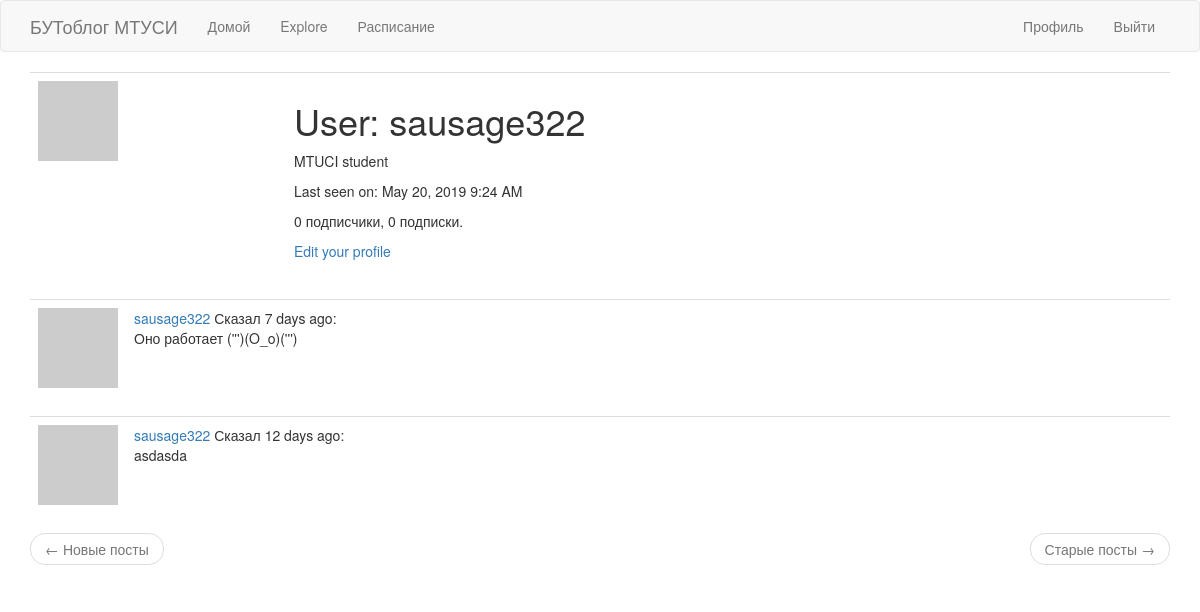
The app's page /user/sausage322 (signed in), older data.
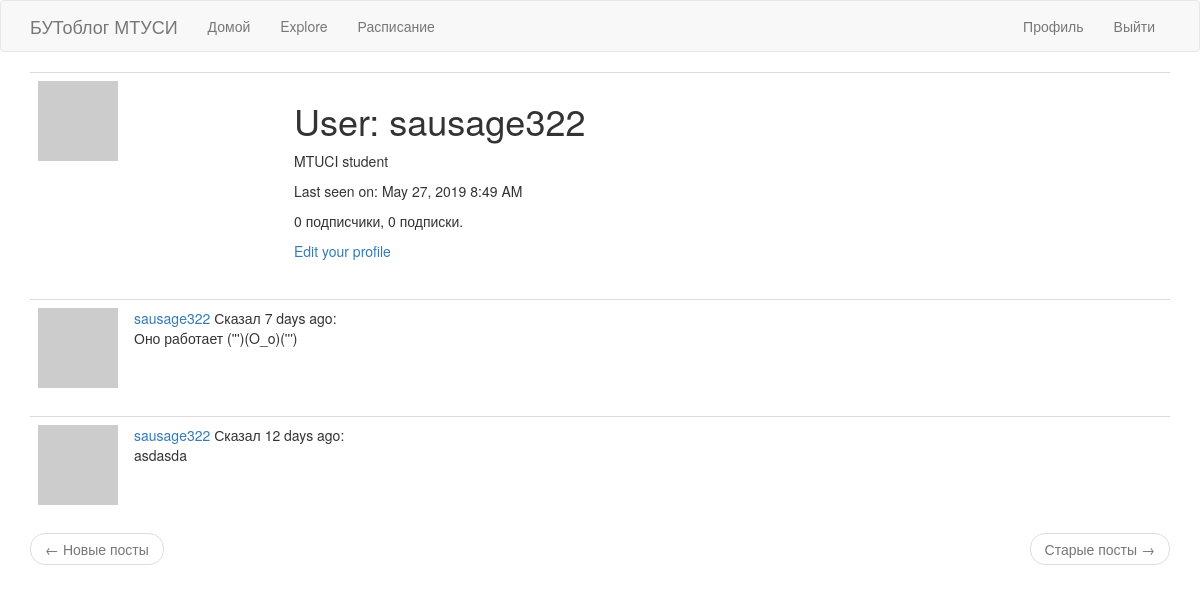
The same page, newer data.
### app/models.py (models this page shows, shortened)
class User(UserMixin, db.Model):
    id = db.Column(db.Integer, primary_key=True)
    username = db.Column(db.String(64), index=True, unique=True)
    email = db.Column(db.String(120), index=True, unique=True)
    password_hash = db.Column(db.String(128))
    posts = db.relationship('Post', backref='author', lazy='dynamic')
    about_me = db.Column(db.String(140))
    last_seen = db.Column(db.DateTime, default=datetime.utcnow)
    followed = db.relationship(
        'User', secondary=followers,
        primaryjoin=(followers.c.follower_id == id),
        secondaryjoin=(followers.c.followed_id == id),
        backref=db.backref('followers', lazy='dynamic'), lazy='dynamic')
    def avatar(self, size):
        digest = md5(self.email.lower().encode('utf-8')).hexdigest()
        return 'https://www.gravatar.com/avatar/{}?d=identicon&s={}'.format(
            digest, size)

class Post(db.Model):
    id = db.Column(db.Integer, primary_key=True)
    body = db.Column(db.String(140))
    timestamp = db.Column(db.DateTime, index=True, default=datetime.utcnow)
    user_id = db.Column(db.Integer, db.ForeignKey('user.id'))

### app/routes.py (the view)
@app.route('/user/<username>')
@login_required
def user(username):
    user = User.query.filter_by(username=username).first_or_404()
    page = request.args.get('page', 1, type=int)
    posts = user.posts.order_by(Post.timestamp.desc()).paginate(
        page, app.config['POSTS_PER_PAGE'], False)
    next_url = url_for('user', username=user.username, page=posts.next_num) \
        if posts.has_next else None
    prev_url = url_for('user', username=user.username, page=posts.prev_num) \
        if posts.has_prev else None
    return render_template('user.html', user=user, posts=posts.items,
                           next_url=next_url, prev_url=prev_url)

### app/models.py (called while the page is built)
@login.user_loader
def load_user(id):
    return User.query.get(int(id))

### app/routes.py (called while the page is built)
@app.before_request
def before_request():
    if current_user.is_authenticated:
        current_user.last_seen = datetime.utcnow()
        db.session.commit()

### app/templates/user.html
{% extends "base.html" %}
{% block app_content %}
    <table class="table table-hover">
        <tr>
            <td width="256px"><img src="{{ user.avatar(256) }}"></td>
            <td>
                <h1>User: {{ user.username }}</h1>
                {% if user.about_me %}<p>{{ user.about_me }}</p>{% endif %}
                {% if user.last_seen %}
                <p>Last seen on: {{ moment(user.last_seen).format('LLL') }}</p>
                {% endif %}
                <p>{{ user.followers.count() }} подписчики, {{ user.followed.count() }} подписки.</p>
                {% if user == current_user %}
                <p><a href="{{ url_for('edit_profile') }}">Edit your profile</a></p>
                {% elif not current_user.is_following(user) %}
                <p><a href="{{ url_for('follow', username=user.username) }}">Подписаться</a></p>
                {% else %}
                <p><a href="{{ url_for('unfollow', username=user.username) }}">Отписаться</a></p>
                {% endif %}
            </td>
        </tr>
    </table>
    {% for post in posts %}
        {% include '_post.html' %}
    {% endfor %}
    <nav aria-label="...">
        <ul class="pager">
            <li class="previous{% if not prev_url %} disabled{% endif %}">
                <a href="{{ prev_url or '#' }}">
                    <span aria-hidden="true">&larr;</span> Новые посты
                </a>
            </li>
            <li class="next{% if not next_url %} disabled{% endif %}">
                <a href="{{next_url or '#' }}">
                    Старые посты <span aria-hidden="true">&rarr;</span>
                </a>
            </li>
        </ul>
    </nav>
{% endblock %}

### app/templates/base.html (shortened to what this page needs)
{% extends 'bootstrap/base.html' %}
{% block navbar %}
    <nav class="navbar navbar-default">
        <div class="container">
            <div class="navbar-header">
                <a class="navbar-brand" href="{{ url_for('index') }}">БУТоблог МТУСИ</a>
            </div>
            <div class="collapse navbar-collapse" id="bs-example-navbar-collapse-1">
                <ul class="nav navbar-nav">
                    <li><a href="{{ url_for('index') }}">Домой</a></li>
                    <li><a href="{{ url_for('explore') }}">Explore</a></li>
                    <li><a href="{{ url_for('timetable') }}">Расписание</a></li>
                </ul>
                <ul class="nav navbar-nav navbar-right">
                    {% if current_user.is_anonymous %}
                    <li><a href="{{ url_for('login') }}">Логин</a></li>
                    {% else %}
                    <li><a href="{{ url_for('user', username=current_user.username) }}">Профиль</a></li>
                    <li><a href="{{ url_for('logout') }}">Выйти</a></li>
                    {% endif %}
                </ul>
            </div>
        </div>
    </nav>
{% endblock %}
{% block content %}
    <div class="container">
        {% block app_content %}{% endblock %}
    </div>
{% endblock %}

### app/templates/_post.html
    <table class="table table-hover">
        <tr>
            <td width="70px">
                <a href="{{ url_for('user', username=post.author.username) }}">
                    <img src="{{ post.author.avatar(70) }}" />
                </a>
            </td>
            <td>
                <a href="{{ url_for('user', username=post.author.username) }}">
                    {{ post.author.username }}
                </a>
                Сказал {{ moment(post.timestamp).fromNow() }}:
                <br>
                {{ post.body }}
            </td>
        </tr>
    </table>

Row changes from the older to the newer data that the page shows:
changed User "sausage322": last_seen "May 20, 2019 9:24 AM" → "May 27, 2019 8:49 AM"
